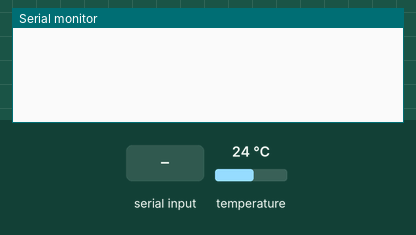
A sketch run on a simulated Arduino Uno, built with avr-gcc and run on an emulated ATmega328P. Parts: the last lines printed to the serial monitor. The test bench sets the inputs (shaded band); at power-on: temperature 24 °C.

Above: at 2.8 s.
2.9 s: "<ready>" received over the second serial link
At 4.2 s:
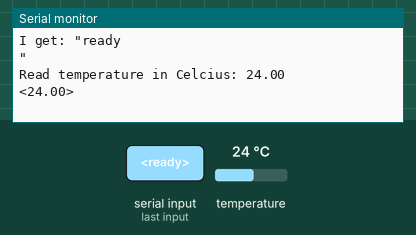
4.5 s: temperature set to 12 °C
At 5.9 s:
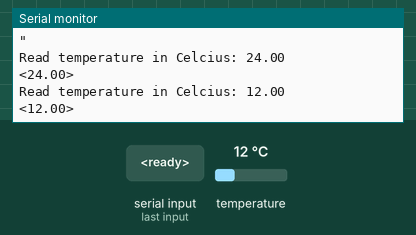
6.0 s: temperature set to 19 °C
At 8.5 s:
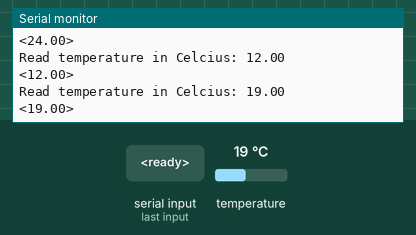
Timing chart, 0 to 10.0 s (numbered marks = the images above; inputs shaded):
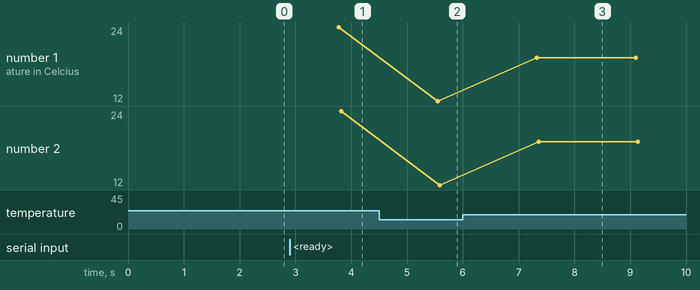

Measured:
- after the input at 2.9 s, the serial monitor: prints a new line after 0.12 s (image 1)
- after the input at 4.5 s, the serial monitor: prints a new line after 1.1 s (image 2)
- after the input at 6.0 s, the serial monitor: prints a new line after 1.3 s (image 3)
- plotted number 1: 24 → 12 after the input at 4.5 s, 12 → 19 after the input at 6.0 s
- plotted number 2: 24 → 12 after the input at 4.5 s, 12 → 19 after the input at 6.0 s

The sketch:

unocode.ino
```cpp
#include <SoftwareSerial.h>
#include <OneWire.h>
#include <DallasTemperature.h>

#define ONE_WIRE_BUS 8
SoftwareSerial espSerial(5, 6);

OneWire oneWire(ONE_WIRE_BUS);
DallasTemperature sensors(&oneWire);

String receivedString;
boolean sendTemperatureFlag;
void setup() {
  receivedString = "";
  sendTemperatureFlag = false;
  Serial.begin(9600);
  espSerial.begin(9600);
  sensors.begin();
}

void loop() {
  int i = 0;
  while (!sendTemperatureFlag && espSerial.available() > 0) {
    ++i;
    char receivedChar = espSerial.read();
    if(receivedChar == '<') {
      receivedString = "";
    }
    else if(receivedChar == '>') {
      Serial.print("I get: \"");
      Serial.println(receivedString);
      Serial.println("\"");
      if(receivedString == "ready") {
        sendTemperatureFlag = true;
      }
      receivedString = "";
    }
    else {
      receivedString += receivedChar;
    }
  }
  if(sendTemperatureFlag) {
    sensors.requestTemperatures();
    double readTemperature = sensors.getTempCByIndex(0);
    Serial.print("Read temperature in Celcius: ");
    Serial.println(readTemperature);
    Serial.println(("<" + String(readTemperature) + ">").c_str());
    espSerial.write(("<" + String(readTemperature) + ">").c_str());
  }
  delay(1000);
}
```
